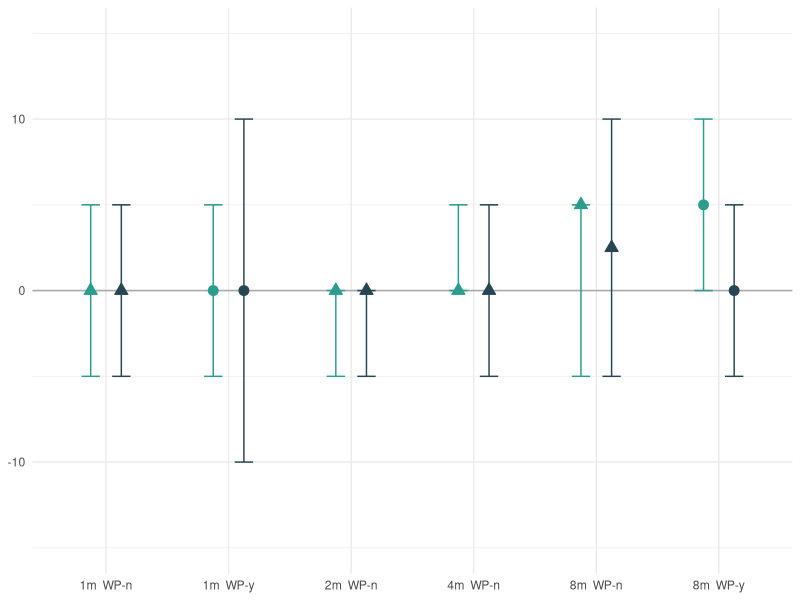
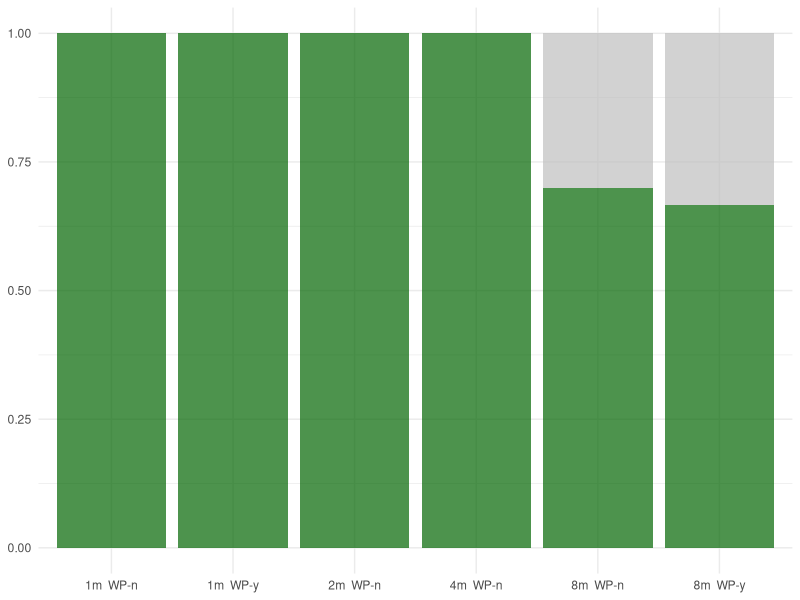
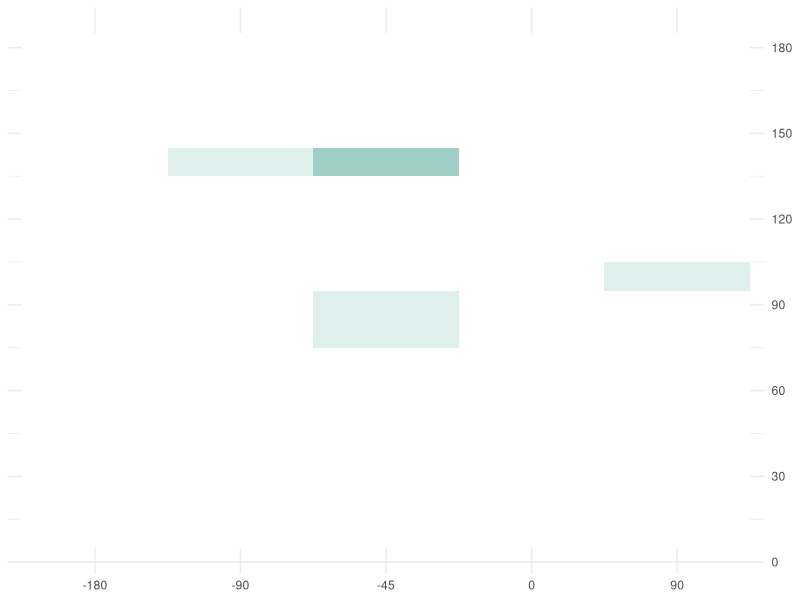
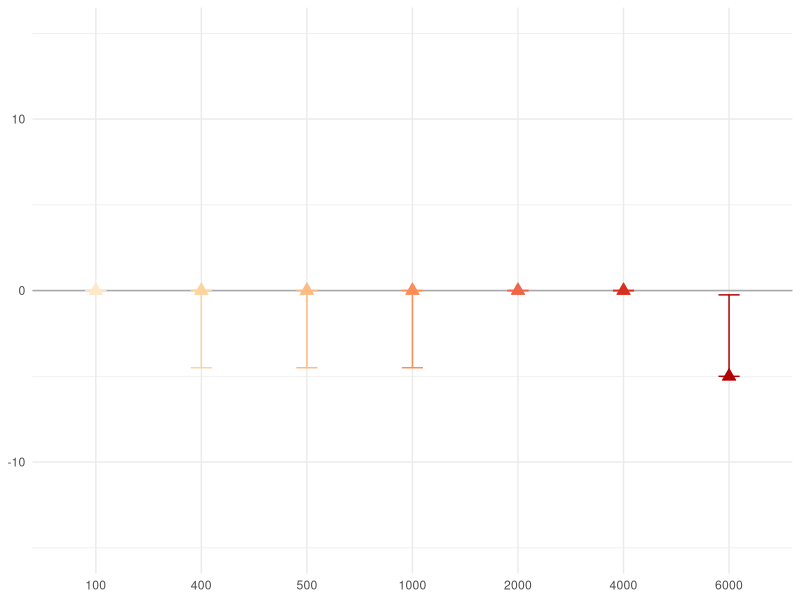
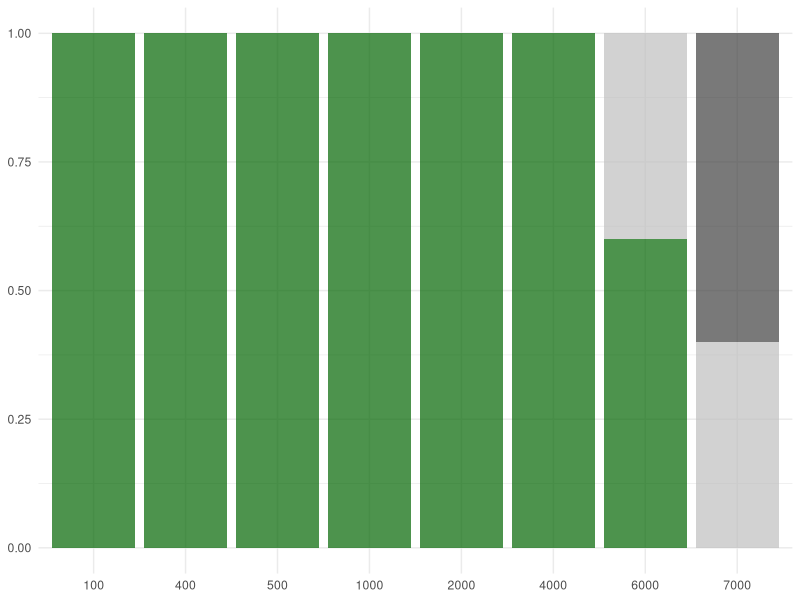
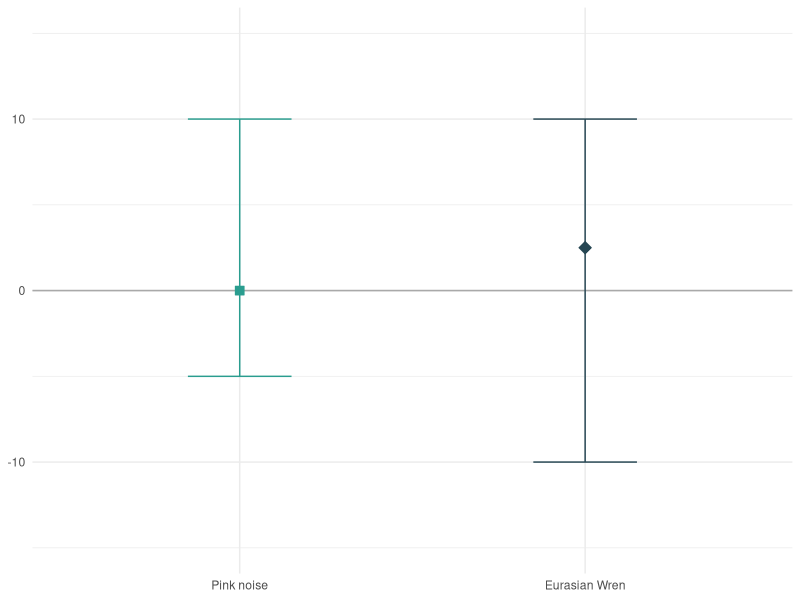
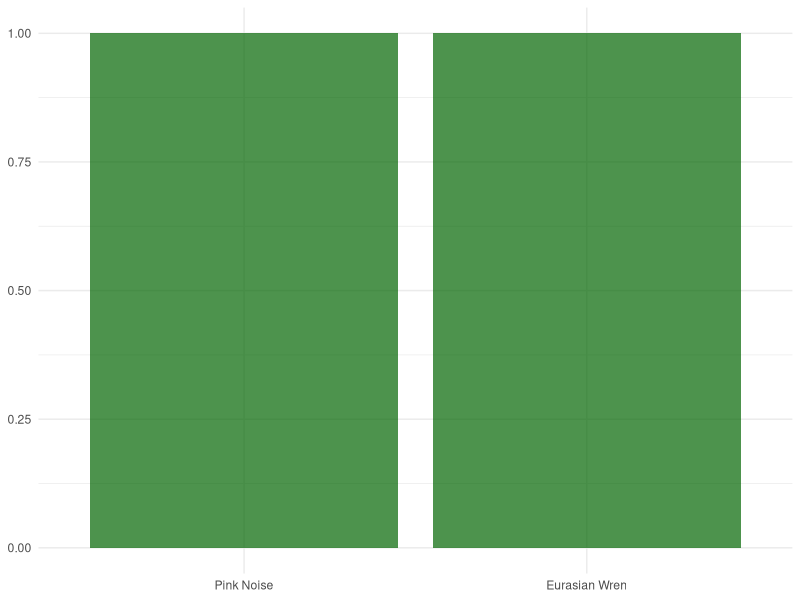
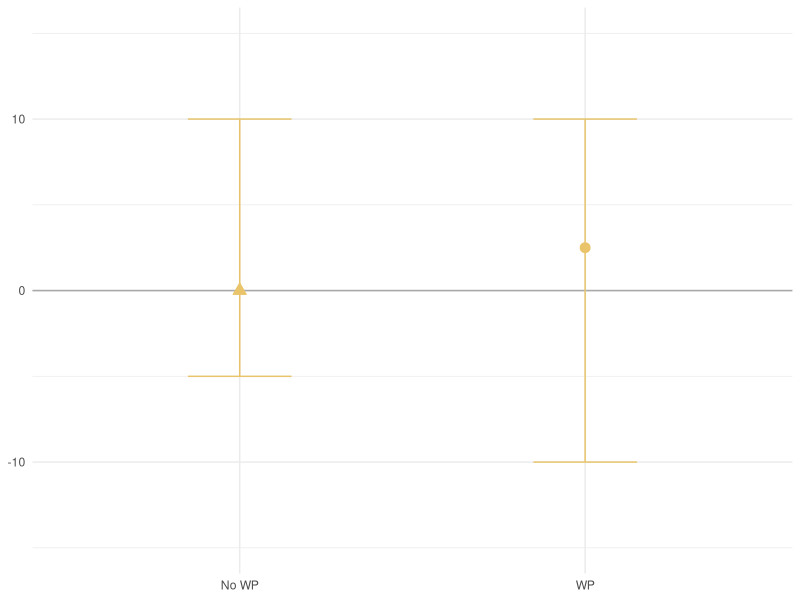

Generate these figures, in order, with R:
########################################################################### .
# Scripts for Analysing the Localisation Accuracy 
#
# Starting from scratch - go to the retired code if you want to generate the old figures
#
# Becky Heath
# rh862@cam.ac.uk
#
# May 2023

##### Load Packages and set working directory #####

library(ggplot2)
library(dplyr)
library(tidyr)
library(RColorBrewer)
library(gridExtra)

setwd(dirname(rstudioapi::getActiveDocumentContext()$path))


##### Set Functions #####
compute_min_max <- function(y) {
  return(c(ymin = min(y), ymax = max(y), y = median(y)))
}




###### Load in Data ########

# Load in true values: 
# Ignore this one for now, will need to experiment with detections, may need to relable
#data <- read.csv("Data/CompleteLabLocalisation/AllTests_LocalisationData_ALLDETECTIONSTESTS.csv")

# Just use this:
dataRaw <- read.csv("Data/CompleteLabLocalisation/AllTestsJustTrueValues-newCategorisation.csv")

# New Categorisations:
# s = sweep 
# y = detection 
# m = missed (s-m = missed sweep)
# a = aliased 
# d = double (indistinguishable top)
# e = extra (first test had an extra test)

# Map to example azimuths

map_values <- c(-180, -90, -45, 0, 90)
names(map_values) <- c(30, 120, 165, -150, -60)

dataO <- dataRaw
dataRaw$True.azimuth <- map_values[as.character(dataRaw$True.azimuth)]


### Distance Tests ####


# get rid of freq-deps and Lab data for now:
data <- dataRaw[dataRaw$Trial != "freq-dep",]
data <- data[data$Trial != "Lab", ]




# Create Coarse Labels
data <- data %>%
  mutate(Trial = case_when(
     Trial == "field" ~ "Field",
#    trial == "IndoorPre" ~ "Lab",
     Trial == "lab-pre" ~ "Lab",
    TRUE ~ Trial  # Keep the original value if no condition matches
  ))

# Collate label
data <- data %>%
  mutate(label = paste0(distance.m, "m ", " WP-", WP.))

data$error <- as.numeric(data$error) # NAs introduced by coersion (OK - they're NA anyway!)

dataStore <- data

# get rid of the situations where a signal was not localised: 
data <- data[!is.na(data$error), ]


# Precision Plots

# subset to just y and y-d
data <- data[data$localised. %in% c("y", "y-d"), ]

ED<- ggplot(data = data, aes(x = label, y = error)) +
  #annotate('rect', ymin = -18, ymax = 18, xmin= -Inf, xmax = Inf, fill = "lightgray", alpha = 0.3)+
  scale_fill_manual(values = c("#2a9d8f", "#264653")) +
  scale_shape_manual(values = c(24, 21)) +
  scale_color_manual(values = c("#2a9d8f", "#264653")) +
  geom_hline(yintercept = 0, color = "darkgray") +
  #geom_jitter(aes(shape = Test.tone), position = position_jitterdodge(0.2)  ,fill = "gray", color = "gray", size = 2, alpha = 0.5) +
  stat_summary(aes(color = Test.tone, shape = WP., fill = Test.tone), fun = "median", geom = "point", size = 3, position = position_dodge(width = 0.5)) +
  stat_summary(aes(color = Test.tone), fun.data = compute_min_max, geom = "errorbar", width = 0.3, position = position_dodge(width = 0.5)) +
  labs(x = "Group", y = "Angle Error") +
  theme_minimal() +
  ylim(-15, 15) +
  theme(legend.position = "none") +
  theme(axis.title.x = element_blank(), axis.title.y = element_blank())

ED

ggsave(filename = "Figures/NewLocalisationTests/DistanceTests-NL-Summary.png", plot = last_plot(), width = 6, height = 4, dpi = 300)


## Recall Plots 

data <- dataStore


# Set Groupings 
data$localised.[data$localised. == "y-d"] <- "y"
data$localised.[data$localised. == "d"] <- "a"
data$localised.[data$localised. == "e"] <- "y"

# Get rid of the sweeps for now
data <- data[data$localised. != "s", ]
data <- data[data$localised. != "s-m", ]

# Define the possible localisation? descriptors
possible_labels <- c("y", "a", "m")


# Calculate the count and proportion of each label within each group
proportions <- data %>%
  group_by(label, localised.) %>%
  summarise(count = n()) %>%
  ungroup() %>%
  complete(label, localised. = possible_labels, fill = list(count = 0)) %>%
  group_by(label) %>%
  mutate(proportion = count / sum(count))

# Fill up missing variables: 
proportions <- proportions %>%
  group_by(label) %>%
  mutate(label = ifelse(is.na(label), max(label, na.rm = TRUE), label)) %>%
  ungroup()


setOrder <- c("y", "a", "m")
proportions$localised. <- factor(proportions$localised., levels = setOrder)



# Set the order as before
setOrder <- c("1m  WP-n","1m  WP-y","2m  WP-n","4m  WP-n","8m  WP-n","8m  WP-y")
proportions$label <- factor(proportions$label, levels = setOrder)


# Plot results! 
RD <- ggplot(data = proportions, aes(x=label, y= proportion, fill = localised.))+
  geom_col(alpha = 0.7, position = position_stack(reverse=TRUE))+
  scale_fill_manual(values = c("darkgreen","grey", "grey25"),
                    name = " ",
                    labels = c("Detected", "Non Primary", "Missed"))+
  labs(x= "", y = "Proportion") +
  theme_minimal()+
  theme(legend.position = "none") +
  theme(axis.title.x = element_blank(), axis.title.y = element_blank())
RD

ggsave(filename = "Figures/NewLocalisationTests/DistanceRecall-NL-Summary.png", plot = last_plot(), width = 6, height = 4, dpi = 300)


# Heatmaps

# Full Grid: 
all_groups <- c(-180, -90, -45, 0, 90)
all_bins <- 1:18

complete_grid <- expand.grid(True.Azimuth = all_groups, Aliaised.Bins = all_bins)


data <- data[data$localised. == "a", ]

# Put into Bins
data$Aliaized.Bins <- cut(data$Aliaized.Error, breaks = seq(0, 180, 10), include.lowest = TRUE, labels = FALSE)

# Create a table of counts for heatmap
heatmap_data <- as.data.frame(table(data$True.azimuth, data$Aliaized.Bins))

colnames(heatmap_data) <- c("True.Azimuth", "Aliaised.Bins", "Count")

# Join the dataframes
heatmap_data$True.Azimuth <- as.numeric(as.character(heatmap_data$True.Azimuth))
heatmap_data$Aliaised.Bins <- as.numeric(as.character(heatmap_data$Aliaised.Bins))

heatmap_data <- complete_grid %>%
  left_join(heatmap_data, by = c("True.Azimuth", "Aliaised.Bins")) %>%
  replace_na(list(Count = 0))

heatmap_data$True.Azimuth <- as.factor(heatmap_data$True.Azimuth)

heatmap_data$Aliaised.Bins <- heatmap_data$Aliaised.Bins *10

# Plot the heatmap
AD <- ggplot(heatmap_data, aes(x = True.Azimuth, y = Aliaised.Bins, fill = Count)) +
  geom_tile() +
  scale_fill_gradient(low = "white", high = "#2a9d8f", limits = c(0,6)) + 
  labs(y = "Aliaized Azimuth", x = "True Azimuth", fill = "Count") +
  theme_minimal() +
  theme(legend.position = "none") +
  scale_y_continuous(breaks = c(0, 30, 60, 90, 120, 150, 180), position = "right")+
  theme(axis.title.x = element_blank(), axis.title.y = element_blank())

AD




### Frequency-dependent trials: ####

data <- dataRaw[dataRaw$Trial == "freq-dep",]
data$Test.tone <- as.factor(data$Test.tone)
data <- data[!(data$Test.tone %in% c("wren", "pink")), ]


setOrder <- c("100", "400", "500", "1000","2000", "4000", "6000", "7000")
data$Test.tone <- factor(data$Test.tone, levels = setOrder)

dataStore <- data

data$error <- as.numeric(data$error)
data$Aliaized.Azimuth <- as.numeric(data$Aliaized.Azimuth)

# subset to just y and y-d
data <- data[data$localised. %in% c("y", "y-d"), ]

data$Test.tone <- droplevels(data$Test.tone)

# Set up colour map
colour <- brewer.pal(9, "OrRd")
colour_map <- setNames(colour[c(2,3,4,5,6,7,8,9)], levels(data$Test.tone))

EF <- ggplot(data = data, aes(x = Test.tone, y = error)) +
  #annotate('rect', ymin = -18, ymax = 18, xmin= -Inf, xmax = Inf, fill = "lightgray", alpha = 0.15)+
  geom_hline(yintercept = 0, color = "darkgray") +
  #geom_jitter(aes(shape = Test.tone), position = position_jitterdodge(0.2)  ,fill = "gray", color = "gray", size = 2, alpha = 0.5) +
  scale_color_manual(values=colour_map)+
  scale_fill_manual(values=colour_map)+
  stat_summary(aes(color = Test.tone, fill = Test.tone), fun = "median", geom = "point", size = 3, shape = 24) +
  stat_summary(aes(color = Test.tone), fun.data = "median_hilow", geom = "errorbar", width = 0.2) +
  labs(x = "Group", y = "Angle Difference") +
  theme_minimal() +
  ylim(-15, 15) +
  theme(legend.position = "none") +
  #scale_x_discrete(labels=c("100" = "100Hz", "400" = "400 Hz", "500" = "500Hz", "1000" = "1000Hz", "2000" = "2000Hz", "4000"= "4000Hz", "6000" = "6000Hz"))+
  theme(axis.title.x = element_blank(), axis.title.y = element_blank())

EF


ggsave(filename = "Figures/NewLocalisationTests/FrequencyTests-NL-Summary.png", plot = last_plot(), width = 6, height = 4, dpi = 300)


# Recall Chart: 

data <- dataStore

data$localised.[data$localised. == "y-d"] <- "y"
data$localised.[data$localised. == "d"] <- "a"

# Get rid of the sweeps for now
data <- data[data$localised. != "s", ]
data <- data[data$localised. != "s-m", ]

# Define the possible localisation? descriptors
possible_labels <- c("y", "a", "m")


# Calculate the count and proportion of each label within each group
proportions <- data %>%
  group_by(Test.tone, localised.) %>%
  summarise(count = n()) %>%
  ungroup() %>%
  complete(Test.tone, localised. = possible_labels, fill = list(count = 0)) %>%
  group_by(Test.tone) %>%
  mutate(proportion = count / sum(count))

setOrder <- c("y", "a", "m")
proportions$localised. <- factor(proportions$localised., levels = setOrder)

# Plot results! 
RF <- ggplot(data = proportions, aes(x=Test.tone, y= proportion, fill = localised.))+
  geom_col(alpha = 0.7, position = position_stack(reverse=TRUE))+
  scale_fill_manual(values = c("darkgreen","grey", "grey25"),
                    name = " ",
                    labels = c("Detected","Non Primary", "Missed"))+
  labs(x = "Frequency (Hz) or Test Tone", y = "Proportion") +
  theme_minimal()+
  theme(axis.title.x = element_blank(), axis.title.y = element_blank())+
  theme(legend.position = "none", ) #+
  #scale_x_discrete(labels=c("100" = "100Hz", "400" = "400 Hz", "500" = "500Hz", "1000" = "1000Hz", "2000" = "2000Hz", "4000"= "4000Hz", "6000" = "6000Hz", "7000" = "7000Hz"))

RF


ggsave(filename = "Figures/NewLocalisationTests/FrequencyRecall-NL-Summary(noLegend).png", plot = last_plot(), width = 6, height = 4, dpi = 300)


## Tone type and Weatherproofing

data <- dataRaw[dataRaw$Trial == "lab-pre",]

data$error <- as.numeric(data$error)

ET <- ggplot(data = data, aes(x = Test.tone, y = error)) +
  #annotate('rect', ymin = -18, ymax = 18, xmin= -Inf, xmax = Inf, fill = "lightgray", alpha = 0.3)+
  geom_hline(yintercept = 0, color = "darkgray") +
  #geom_jitter(aes(shape = Test.tone), position = position_jitterdodge(0.2)  ,fill = "gray", color = "gray", size = 2, alpha = 0.5) +
  stat_summary(aes(color = Test.tone, shape = Test.tone, fill = Test.tone), fun = "median", geom = "point", size = 3, position = position_dodge(width = 0.5)) +
  stat_summary(aes(color = Test.tone), fun.data = compute_min_max, geom = "errorbar", width = 0.3, position = position_dodge(width = 0.5)) +
  labs(x = "Group", y = "Angle Error") +
  scale_fill_manual(values = c("#2a9d8f", "#264653")) +
  scale_color_manual(values = c("#2a9d8f", "#264653")) +
  scale_shape_manual(values = c(22, 23)) +
  theme_minimal() +
  ylim(-15, 15) +
  theme(legend.position = "none") +
  scale_x_discrete(labels=c("pink" = "Pink noise", "wren" = "Eurasian Wren"))+
  theme(axis.title.x = element_blank(), axis.title.y = element_blank())

ET 

# Test for difference? 
y <- data[data$Test.tone == "wren", ]$error
n <- data[data$Test.tone == "pink", ]$error

result <- wilcox.test(y, n)
print(result)

# Recall 

data$localised.[data$localised. == "y-d"] <- "y"
data$localised.[data$localised. == "d"] <- "a"
data$localised.[data$localised. == "e"] <- "y" # Keep the extra localisations from early tests

# Get rid of the sweeps for now
data <- data[data$localised. != "s", ]
data <- data[data$localised. != "s-m", ]

# Define the possible localisation? descriptors
possible_labels <- c("y", "a", "m")


# Calculate the count and proportion of each label within each group
proportions <- data %>%
  group_by(Test.tone, localised.) %>%
  summarise(count = n()) %>%
  ungroup() %>%
  complete(Test.tone, localised. = possible_labels, fill = list(count = 0)) %>%
  group_by(Test.tone) %>%
  mutate(proportion = count / sum(count))

setOrder <- c("y", "a", "m")
proportions$localised. <- factor(proportions$localised., levels = setOrder)

# Plot results! 
RT <- ggplot(data = proportions, aes(x=Test.tone, y= proportion, fill = localised.))+
  geom_col(alpha = 0.7, position = position_stack(reverse=TRUE))+
  scale_fill_manual(values = c("darkgreen","grey", "grey25"),
                    name = " ",
                    labels = c("Detected","Non Primary", "Missed"))+
  labs(x = "Frequency (Hz) or Test Tone", y = "Proportion") +
  theme_minimal()+
  theme(axis.title.x = element_blank(), axis.title.y = element_blank())+
  theme(legend.position = "none", ) +
  scale_x_discrete(labels=c("pink" = "Pink Noise", "wren" = "Eurasian Wren"))

RT

# Weatherproofing 
data <- dataRaw[dataRaw$Trial == "lab-pre",]

data$error <- as.numeric(data$error)
data$WP. <- as.factor(data$WP.)

levels(data$WP.)

EWP <- ggplot(data = data, aes(x = WP., y = error)) +
  #annotate('rect', ymin = -18, ymax = 18, xmin= -Inf, xmax = Inf, fill = "lightgray", alpha = 0.3)+
  geom_hline(yintercept = 0, color = "darkgray") +
  #geom_jitter(aes(shape = Test.tone), position = position_jitterdodge(0.2)  ,fill = "gray", color = "gray", size = 2, alpha = 0.5) +
  stat_summary(aes(color = WP., shape = WP., fill = WP.), fun = "median", geom = "point", size = 3, position = position_dodge(width = 0.5)) +
  stat_summary(aes(color = WP.), fun.data = compute_min_max, geom = "errorbar", width = 0.3, position = position_dodge(width = 0.5)) +
  labs(x = "Group", y = "Angle Error") +
  scale_fill_manual(values = c("#e9c46a","#e9c46a")) +
  scale_shape_manual(values = c(24, 21)) +
  scale_color_manual(values = c("#e9c46a","#e9c46a")) +
  theme_minimal() +
  ylim(-15, 15) +
  theme(legend.position = "none", ) +
  theme(axis.title.x = element_blank())+
  scale_x_discrete(labels=c("n" = "No WP", "y" = "WP"))+
  theme(axis.title.x = element_blank(), axis.title.y = element_blank())

EWP

# Test for difference? 
y <- data[data$WP. == "y", ]$error
n <- data[data$WP. == "n", ]$error

result <- wilcox.test(y, n)
print(result)


# Recall 

data$localised.[data$localised. == "y-d"] <- "y"
data$localised.[data$localised. == "d"] <- "a"
data$localised.[data$localised. == "e"] <- "y" # Keep the extra localisations from early tests

# Get rid of the sweeps for now
data <- data[data$localised. != "s", ]
data <- data[data$localised. != "s-m", ]

# Define the possible localisation? descriptors
possible_labels <- c("y", "a", "m")


# Calculate the count and proportion of each label within each group
proportions <- data %>%
  group_by(WP., localised.) %>%
  summarise(count = n()) %>%
  ungroup() %>%
  complete(WP., localised. = possible_labels, fill = list(count = 0)) %>%
  group_by(WP.) %>%
  mutate(proportion = count / sum(count))

setOrder <- c("y", "a", "m")
proportions$localised. <- factor(proportions$localised., levels = setOrder)


# Plot results! 
RWP <- ggplot(data = proportions, aes(x=WP., y= proportion, fill = localised.))+
  geom_col(alpha = 0.7, position = position_stack(reverse=TRUE))+
  scale_fill_manual(values = c("darkgreen","grey", "grey25"),
                    name = " ",
                    labels = c("Detected","Non Primary", "Missed"))+
  labs(x = "Frequency (Hz) or Test Tone", y = "Proportion") +
  theme_minimal()+
  theme(axis.title.x = element_blank(), axis.title.y = element_blank())+
  theme(legend.position = "none", ) +
  scale_x_discrete(labels=c("n" = "No WP", "y" = "WP"))

RWP


# COMBINE 

top_row <- arrangeGrob(ET, EWP, RT, RWP, ncol=4, widths=c(1,1,1,1))
middle_row <- arrangeGrob(ED, RD, ncol=2, widths=c(2,2))
bottom_row <- arrangeGrob(EF, RF, ncol=2, widths=c(2,2))


bigBoi <- grid.arrange(top_row, middle_row, bottom_row, nrow=3)

bigBoi

ggsave(filename = "Figures/NewLocalisationTests/ALL-TESTS-precision-recall.png", plot = bigBoi, width = 7.5, height = 8.3, dpi = 500)



### Retired Code I didn't have the heart to delete 
# 
# # Heatmap: 
# 
# # Full Grid: 
# all_groups <- c(-180, -90, -45, 0, 90)
# all_bins <- 1:18
# 
# complete_grid <- expand.grid(True.Azimuth = all_groups, Aliaised.Bins = all_bins)
# # 
# 
# data <- data[data$localised. == "a", ]
# 
# # Put into Bins
# data$Aliaized.Bins <- cut(data$Aliaized.Error, breaks = seq(0, 180, 10), include.lowest = TRUE, labels = FALSE)
# 
# # Create a table of counts for heatmap
# heatmap_data <- as.data.frame(table(data$True.azimuth, data$Aliaized.Bins))
# 
# colnames(heatmap_data) <- c("True.Azimuth", "Aliaised.Bins", "Count")
# 
# # Join the dataframes
# heatmap_data$True.Azimuth <- as.numeric(as.character(heatmap_data$True.Azimuth))
# heatmap_data$Aliaised.Bins <- as.numeric(as.character(heatmap_data$Aliaised.Bins))
# 
# heatmap_data <- complete_grid %>%
#   left_join(heatmap_data, by = c("True.Azimuth", "Aliaised.Bins")) %>%
#   replace_na(list(Count = 0))
# 
# heatmap_data$True.Azimuth <- as.factor(heatmap_data$True.Azimuth)
# 
# heatmap_data$Aliaised.Bins <- heatmap_data$Aliaised.Bins *10
# 
# # Plot the heatmap
# AF <- ggplot(heatmap_data, aes(x = True.Azimuth, y = Aliaised.Bins, fill = Count)) +
#   geom_tile() +
#   scale_fill_gradient(low = "white", high = "turquoise4", limits = c(0,6)) + 
#   labs(y = "Aliaized Azimuth", x = "True Azimuth", fill = "Count") +
#   theme_minimal() +
#   theme(legend.position = "none") +
#   scale_y_continuous(breaks = c(0, 30, 60, 90, 120, 150, 180), position = "right")+
#   theme(axis.title.x = element_blank(), axis.title.y = element_blank())
# 
# AF
# 
# 
# # Full Grid: 
# all_groups <- c(-180, -90, -45, 0, 90)
# all_bins <- 1:18
# 
# complete_grid <- expand.grid(True.Azimuth = all_groups, Aliaised.Bins = all_bins)
# 
# data <- dataRaw
# data <- data[data$localised. == "a", ]
# 
# # Put into Bins
# data$Aliaized.Bins <- cut(data$Aliaized.Error, breaks = seq(0, 180, 10), include.lowest = TRUE, labels = FALSE)
# 
# # Create a table of counts for heatmap
# heatmap_data <- as.data.frame(table(data$True.azimuth, data$Aliaized.Bins))
# 
# colnames(heatmap_data) <- c("True.Azimuth", "Aliaised.Bins", "Count")
# 
# # Join the dataframes
# heatmap_data$True.Azimuth <- as.numeric(as.character(heatmap_data$True.Azimuth))
# heatmap_data$Aliaised.Bins <- as.numeric(as.character(heatmap_data$Aliaised.Bins))
# 
# heatmap_data <- complete_grid %>%
#   left_join(heatmap_data, by = c("True.Azimuth", "Aliaised.Bins")) %>%
#   replace_na(list(Count = 0))
# 
# heatmap_data$True.Azimuth <- as.factor(heatmap_data$True.Azimuth)
# 
# heatmap_data$Aliaised.Bins <- heatmap_data$Aliaised.Bins *10
# 
# # Plot the heatmap
# A <- ggplot(heatmap_data, aes(x = True.Azimuth, y = Aliaised.Bins, fill = Count)) +
#   geom_tile() +
#   scale_fill_gradient(low = "white", high = "#2a9d8f") + 
#   labs(y = "Aliaized Azimuth", x = "True Azimuth", fill = "Count", limits = c(0,6)) +
#   theme_minimal() +
#   theme(legend.position = "none") +
#   scale_y_continuous(breaks = c(0, 30, 60, 90, 120, 150, 180), position = "right")+
#   theme(axis.title.x = element_blank(), axis.title.y = element_blank())
# 
# A
